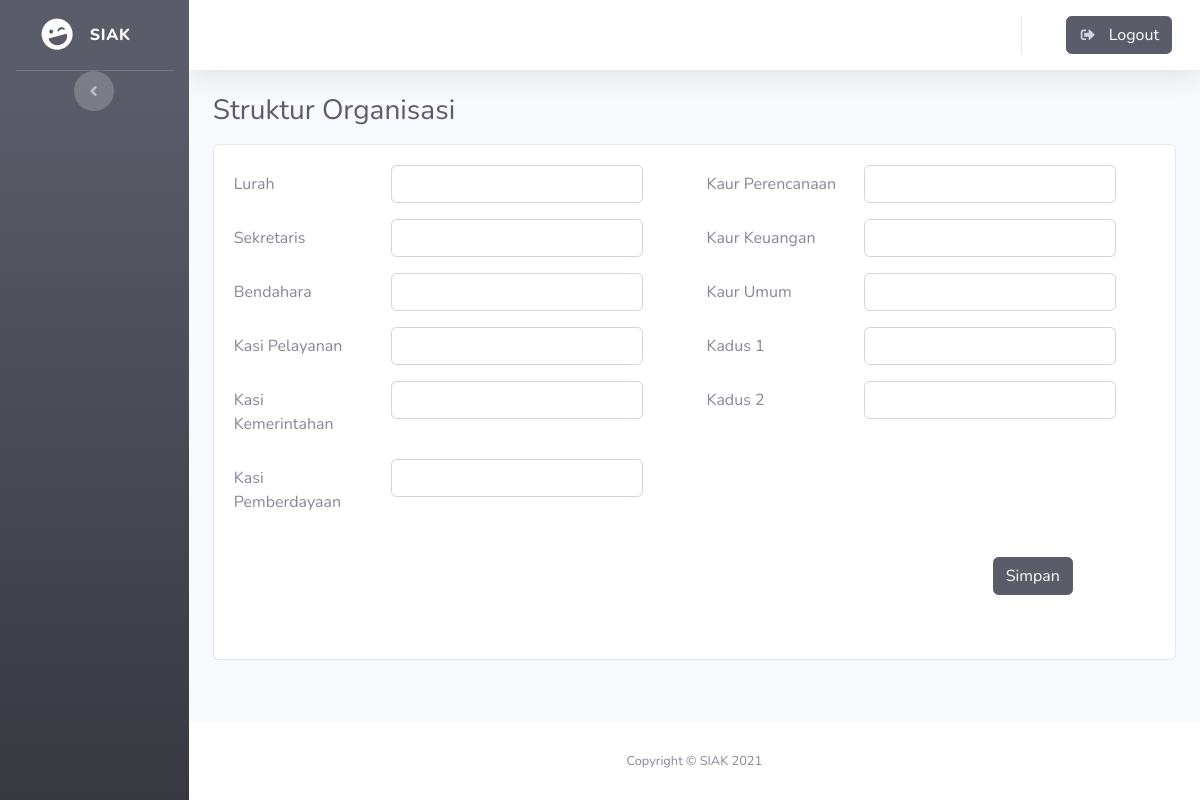
The app's page /index.php/admin/desa, older data.
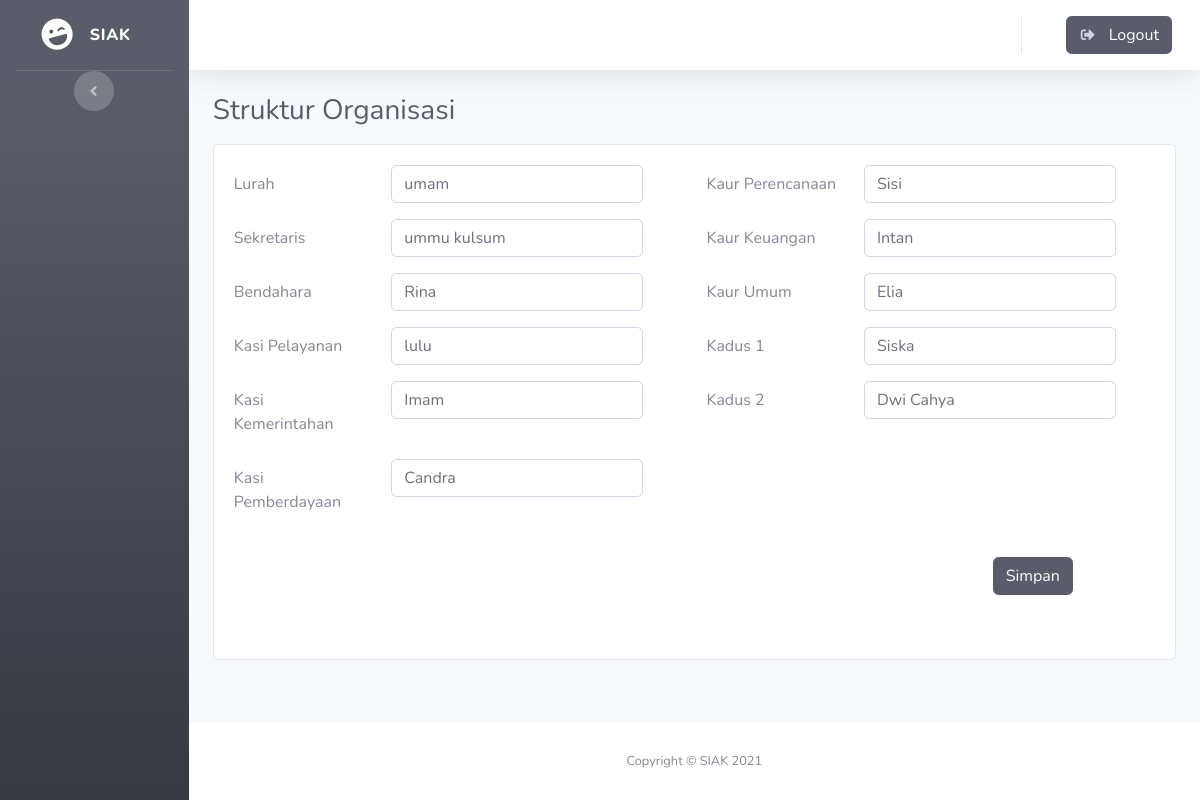
The same page, newer data.
### application/controllers/admin.php (called while the page is built, shortened)
<?php
class admin extends CI_Controller
{
    public function __construct()
    {
        $this->load->model('model_masyarakat');
    }
    public function desa()
    {
        $data['tittle'] = "Tentang Desa";
        $data['judul'] = "Struktur Organisasi";
        $data['masyarakat'] = $this->model_masyarakat->getMasyarakatByNik();
        $data['pengguna'] = $this->model_masyarakat->sessionpengguna();
        $data['menu'] = $this->model_masyarakat->menu();
        $data['struktur'] = $this->model_masyarakat->struktur();
        $this->form_validation->set_rules('lurah', 'lurah', 'required|trim');
        $this->form_validation->set_rules('sekretaris', 'sekretaris', 'required|trim');
        $this->form_validation->set_rules('bendahara', 'bendahara', 'required|trim');
        $this->form_validation->set_rules('kasi_pelayanan', 'Kasi Pelayanan', 'required|trim');
        $this->form_validation->set_rules('kasi_pemerintahan', 'Kasi Pemerintahan', 'required|trim');
        $this->form_validation->set_rules('kasi_pemberdayaan', 'kasi_pemberdayaan', 'required|trim');
        $this->form_validation->set_rules('kaur_perencanaan', 'Kaur Perencanaan', 'required|trim');
        $this->form_validation->set_rules('kaur_keuangan', 'kaur_keuangan', 'required|trim');
        $this->form_validation->set_rules('kaur_umum', 'kaur_umum', 'required|trim');
        $this->form_validation->set_rules('kadus1', 'kadus1', 'required|trim');
        $this->form_validation->set_rules('kadus2', 'kadus2 Perkawinan', 'required|trim');
        if ($this->form_validation->run() == false) {
            $this->load->view('templets/header', $data);
            $this->load->view('templets/sidebar', $data);
            $this->load->view('templets/topbar', $data);
            $this->load->view('admin/struktur', $data);
            $this->load->view('templets/footer');
        } else {
            $this->model_masyarakat->insert_struktur();
            $this->session->set_flashdata('message', '<div class="alert alert-warning alert-dismissible fade show" role="alert"><strong>Berhasi di Simpan</strong></div>');
            redirect('admin/desa');
        }
    }
}

### index.php (called while the page is built, shortened)
<?php
require_once BASEPATH.'core/CodeIgniter.php';

### application/models/model_masyarakat.php (called while the page is built, shortened)
<?php
class model_masyarakat extends CI_Model
{
    public function struktur()
    {
        return $this->db->get('struktur-organisasi')->row_array();
    }
}

### application/views/admin/struktur.php (the view, shortened to what the changed rows need)
<div class="container-fluid">
    <h1 class="h3 mb-3 text-gray-800"><?= $judul; ?></h1>
    <div class="card">
        <div class="card-body">
            <form action="<?= base_url('admin/desa') ?>" method="post">
                <div class="row">
                    <div class="col">
                        <div class="form-group row">
                            <div class="col-sm-7">
                                <input type="text" class="form-control" id="inputnama" value="<?= $struktur['lurah'] ?>" name="lurah">
                            </div>
                        </div>
                        <div class="form-group row">
                            <div class="col-sm-7">
                                <input type="text" class="form-control" id="inputnik" value="<?= $struktur['sekretaris'] ?>" name="sekretaris">
                            </div>
                        </div>
                        <div class="form-group row">
                            <div class="col-sm-7">
                                <input type="text" class="form-control" id="inputnik" value="<?= $struktur['bendahara'] ?>" name="bendahara">
                            </div>
                        </div>
                        <div class="form-group row">
                            <div class="col-sm-7">
                                <input type="text" class="form-control" id="inputnik" value="<?= $struktur['kasi_pelayanan'] ?>" name="kasi_pelayanan">
                            </div>
                        </div>
                        <div class="form-group row">
                            <div class="col-sm-7">
                                <input type="text" class="form-control" id="inputnik" name="kasi_pemerintahan" value="<?= $struktur['kasi_pemerintahan'] ?>">
                            </div>
                        </div>
                        <div class="form-group row">
                            <div class="col-sm-7">
                                <input type="text" class="form-control" id="inputnik" name="kasi_pemberdayaan" value="<?= $struktur['kasi_pemberdayaan'] ?>">
                            </div>
                        </div>
                    </div>
                    <div class="col">
                        <div class="form-group row">
                            <div class="col-sm-7">
                                <input type="text" class="form-control" id="inputnik" name="kaur_perencanaan" value="<?= $struktur['kaur_perencanaan'] ?>">
                            </div>
                        </div>
                        <div class="form-group row">
                            <div class="col-sm-7">
                                <input type="text" class="form-control" id="inputnik" name="kaur_keuangan" value="<?= $struktur['kaur_keuangan'] ?>">
                            </div>
                        </div>
                        <div class="form-group row">
                            <div class="col-sm-7">
                                <input type="text" class="form-control" id="inputnik" name="kaur_umum" value="<?= $struktur['kaur_umum'] ?>">
                            </div>
                        </div>
                        <div class="form-group row">
                            <div class="col-sm-7">
                                <input type="text" class="form-control" id="inputnik" name="kadus1" value="<?= $struktur['kadus1'] ?>">
                            </div>
                        </div>
                        <div class="form-group row">
                            <div class="col-sm-7">
                                <input type="text" class="form-control" id="inputnik" name="kadus2" value="<?= $struktur['kadus2'] ?>">
                            </div>
                        </div>
                    </div>
                </div>
        </div>
    </div>
</div>
</div>

Row changes from the older to the newer data that the page shows:
added struktur-organisasi: lurah "umam", sekretaris "ummu kulsum", bendahara "Rina", kasi_pelayanan "lulu", kasi_pemerintahan "Imam", kasi_pemberdayaan "Candra", kaur_perencanaan "Sisi", kaur_keuangan "Intan", kaur_umum "Elia", kadus1 "Siska", kadus2 "Dwi Cahya"
